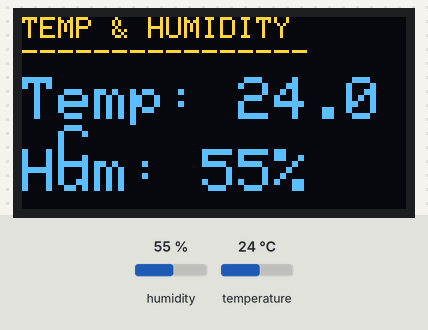
The sketch below on a simulated Arduino Uno, built with avr-gcc and run on an emulated ATmega328P. Shown: 128×64 one-colour display. Inputs (shaded band) come from the test bench; at power-on: humidity 55 %, temperature 24 °C. The OLED is the two-colour kind (top 16 rows yellow); what the sketch prints to the serial monitor is not drawn.

Above: at 3.2 s.
3.3 s: humidity set to 22 %
At 5.3 s:
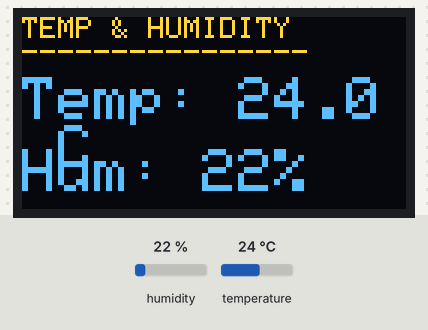
6.0 s: temperature set to 12 °C
At 6.5 s:
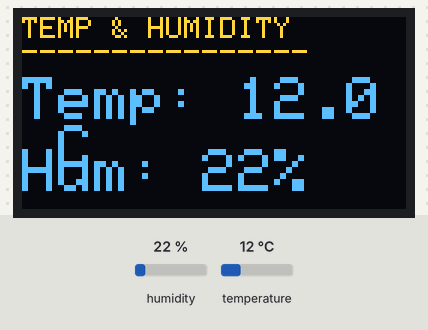
8.7 s: humidity set to 40 %
At 11.3 s:
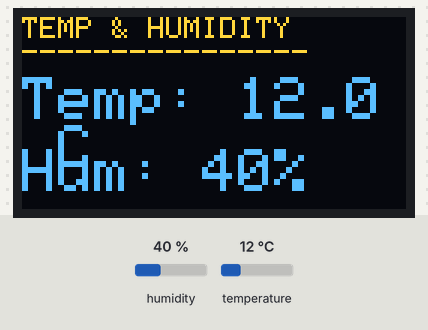
11.8 s: temperature set to 19 °C
At 13.7 s:
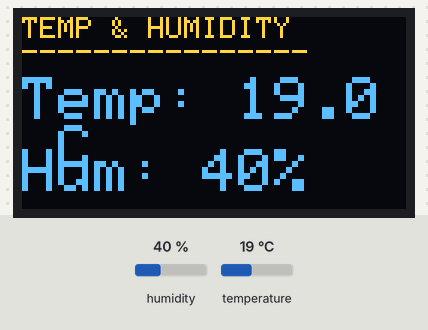
Timing chart, 0 to 15.2 s (numbered marks = the images above; inputs shaded):
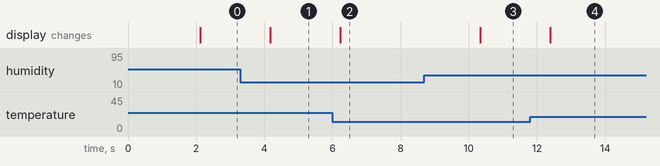

The sketch:

dht11_oled_monitor.ino
```cpp
#include <Wire.h>
#include <DHT.h>
#include <Adafruit_GFX.h>
#include <Adafruit_SSD1306.h>

// DHT11 settings
#define DHTPIN 2
#define DHTTYPE DHT11

DHT dht(DHTPIN, DHTTYPE);

// OLED settings
#define SCREEN_WIDTH 128
#define SCREEN_HEIGHT 64
#define OLED_RESET -1
#define OLED_ADDRESS 0x3C

Adafruit_SSD1306 display(
  SCREEN_WIDTH,
  SCREEN_HEIGHT,
  &Wire,
  OLED_RESET
);

void setup() {
  Serial.begin(9600);

  // Start DHT11
  dht.begin();

  // Start OLED
  if (!display.begin(
        SSD1306_SWITCHCAPVCC,
        OLED_ADDRESS)) {
    Serial.println("OLED not found!");

    while (true) {
      delay(100);
    }
  }

  // Startup message
  display.clearDisplay();
  display.setTextColor(SSD1306_WHITE);
  display.setTextSize(1);
  display.setCursor(0, 10);
  display.println("Temp & Humidity");
  display.println();
  display.println("Monitoring...");
  display.display();

  delay(2000);
}

void loop() {
  // Read sensor values
  float humidity = dht.readHumidity();
  float temperature = dht.readTemperature();

  display.clearDisplay();
  display.setTextColor(SSD1306_WHITE);
  display.setTextSize(1);
  display.setCursor(0, 0);

  // Check sensor readings
  if (isnan(humidity) || isnan(temperature)) {
    display.println("SENSOR ERROR!");
    display.println();
    display.println("Check DHT11");
    display.println("DATA pin: D2");
    display.display();

    Serial.println("Failed to read DHT11!");

    delay(2000);
    return;
  }

  // Display temperature
  display.println("TEMP & HUMIDITY");
  display.println("----------------");

  display.setTextSize(2);
  display.setCursor(0, 20);
  display.print("Temp: ");
  display.print(temperature, 1);
  display.print(" C");

  // Display humidity
  display.setCursor(0, 44);
  display.print("Hum: ");
  display.print(humidity, 0);
  display.print("%");

  // Send display content to OLED
  display.display();

  // Serial Monitor output
  Serial.print("Temperature: ");
  Serial.print(temperature, 1);
  Serial.print(" C | Humidity: ");
  Serial.print(humidity, 1);
  Serial.println(" %");

  // Update interval
  delay(2000);
}
```

Measured:
- after the input at 3.3 s, the display: changes after 0.87 s (image 1)
- after the input at 6.0 s, the display: changes after 0.23 s (image 2)
- after the input at 8.7 s, the display: changes after 1.6 s (image 3)
- after the input at 11.8 s, the display: changes after 0.60 s (image 4)
